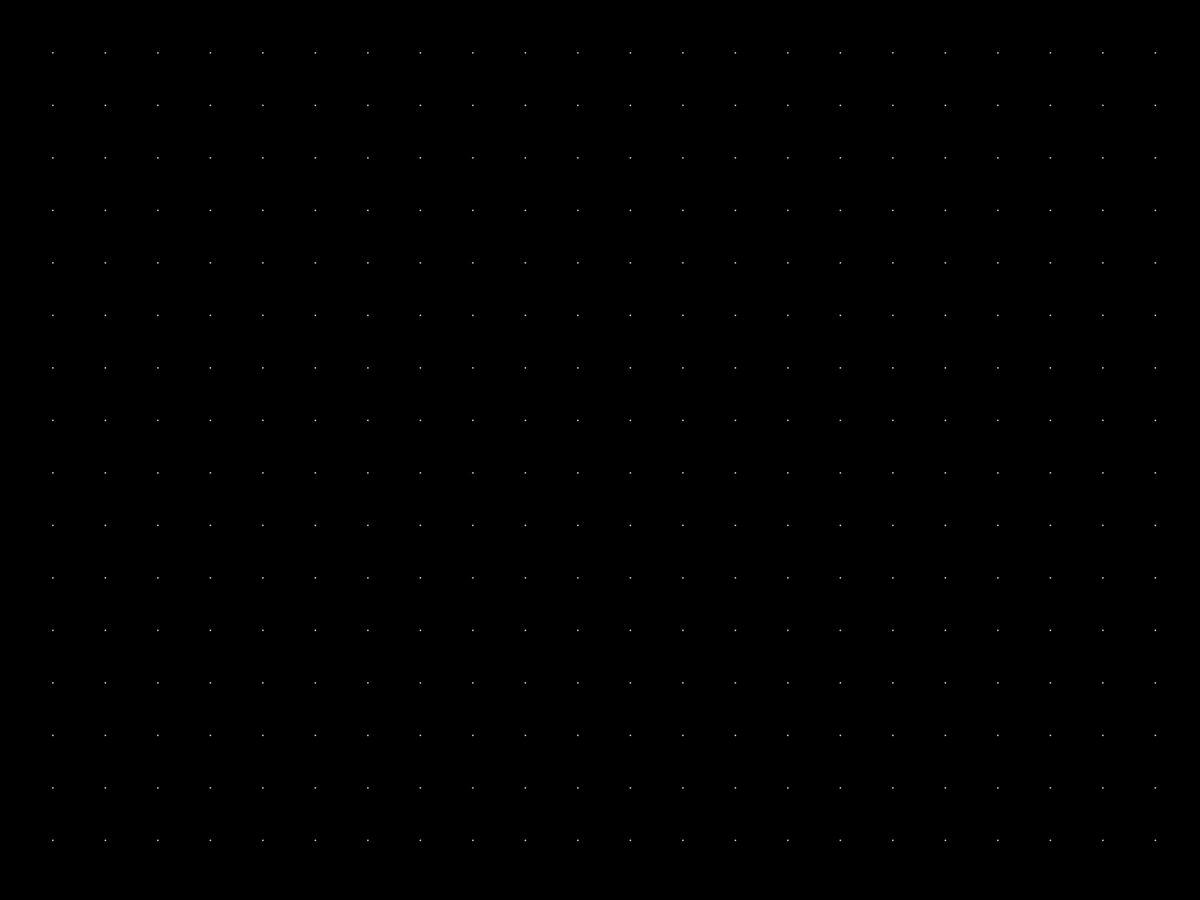
Frame 1 (no input)
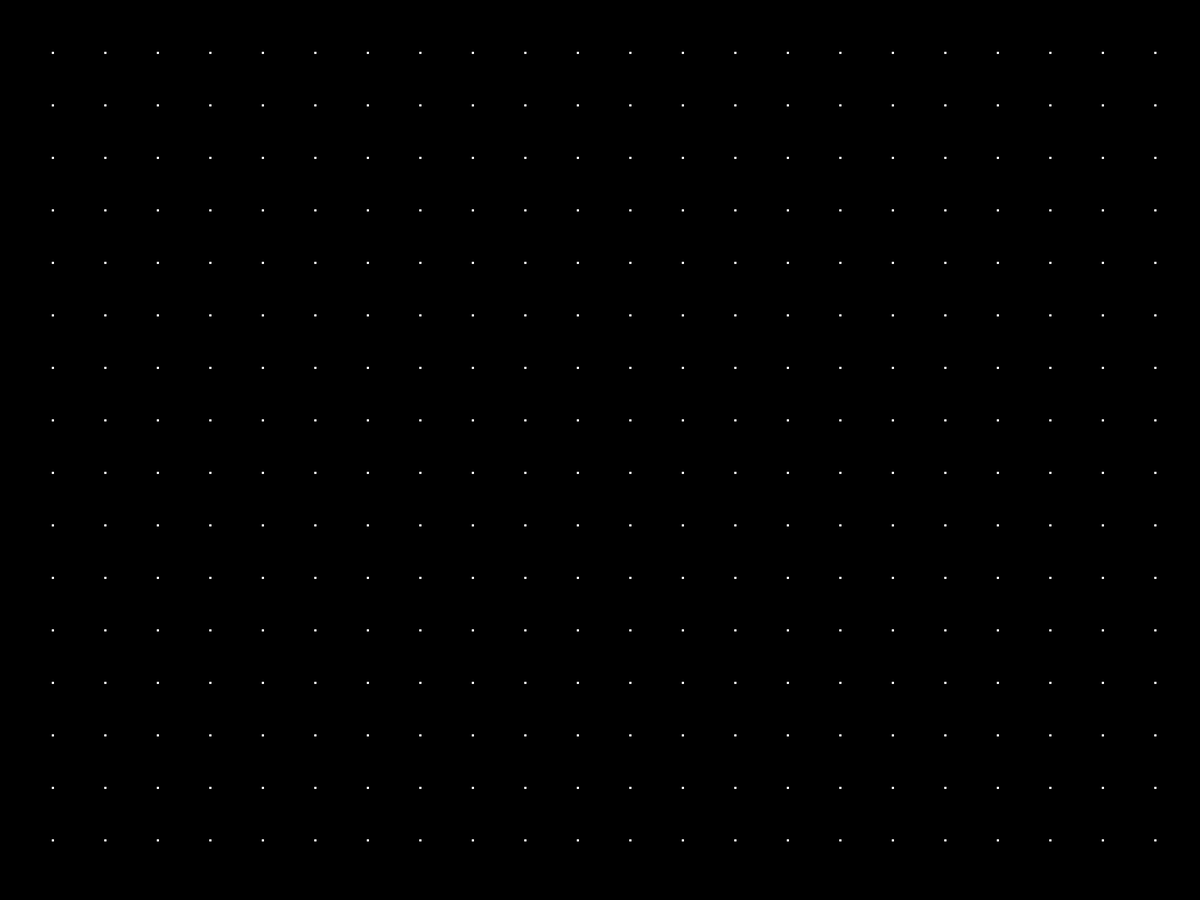
Frame 60 (the mouse pressed at the canvas centre just before this capture)
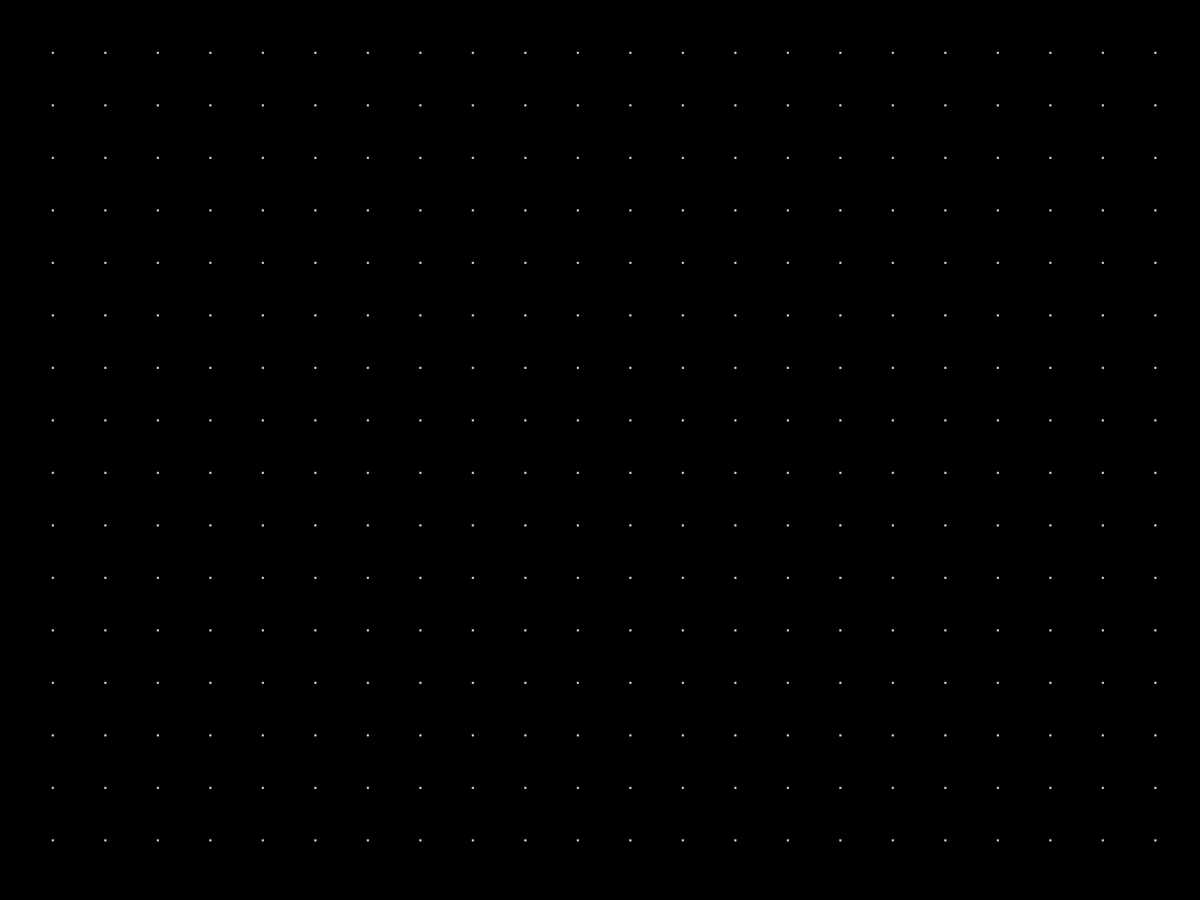
Frame 120 (the mouse held since frame 60 and released just before this capture)

The Processing sketch that drew these frames (run headless with seeded random() and noise(); from frame 60 on, the mouse is pressed at the canvas centre):

// Processing sketch: coloredGrid
// ── coloredGrid.pde
int step = 70;

void setup(){
  fullScreen();
  //size(1800,800);
  background(0);
  stroke(255);
  strokeWeight(2);
  strokeCap(ROUND);
  noFill();
  smooth();
}

void draw(){
translate(step,step);
  for (int j= 0; j< (height-2*step); j+=step){
    for (int i= 0; i< (width-1.5*step); i+=step){
      stroke(map(mouseX,width,0,0.25*255,255),map(mouseY,width,0,0.25*255,255),map(mouseY,width,0,0.25*255,255));
      point(i,j);
    }
  }
  if(mousePressed){
    println("saved");
    save("coloredGrid.png");
  }
}
